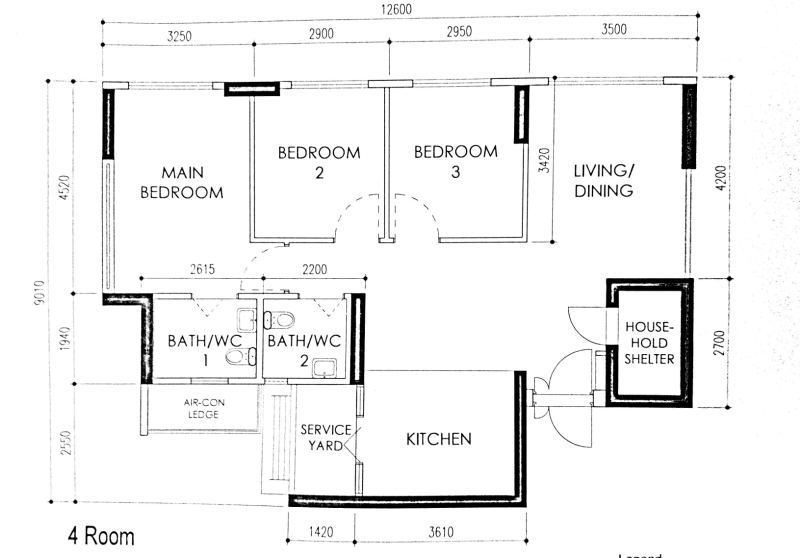
#> input picture Images/floorplan.jpeg, 1600 x 1116 px (shown at 1/2 size)
$ python -i detect.py   (imports and definitions only)
#> lines starting #> are read from the running program, lines starting #| are printed output that depends on the picture; after the words box and inside, x2 and y2 are one past the last pixel; in counts of white or black regions, pixels touching at a corner belong together
import cv2
import numpy as np

# TODO: detect windows
# TODO: detect doors
# Calculate (actual) size of appartment
# TODO: text detection

"""
Detect
This file contains functions used when detecting and calculating shapes in images.

FloorplanToBlender3d
Copyright (C) 2019 Daniel Westberg
"""

# [50 lines left out: functions wall_filter, detectPreciseBoxes, not called in this run]

def remove_noise(img, noise_removal_threshold):
    """
    Remove noise from image and return mask
    Help function for finding room
    @Param img @mandatory image to remove noise from
    @Param noise_removal_threshold @mandatory threshold for noise
    @Return return new mask of image
    """
    img[img < 128] = 0
    img[img > 128] = 255
    contours, _ = cv2.findContours(~img, cv2.RETR_EXTERNAL, cv2.CHAIN_APPROX_SIMPLE)
    mask = np.zeros_like(img)
    for contour in contours:
        area = cv2.contourArea(contour)
        if area > noise_removal_threshold:
            cv2.fillPoly(mask, [contour], 255)
    return mask

# [51 lines left out: functions find_corners_and_draw_lines, mark_outside_black, not called in this run]


def find_rooms(img, noise_removal_threshold=50, corners_threshold=0.01,
               room_closing_max_length=130,
               gap_in_wall_min_threshold=5000):

    """
    I have copied and changed this function some...

    origin from
    https://stackoverflow.com/questions/54274610/crop-each-of-them-using-opencv-python

    @param img: grey scale image of rooms, already eroded and doors removed etc.
    @param noise_removal_threshold: Minimal area of blobs to be kept.
    @param corners_threshold: Threshold to allow corners. Higher removes more of the house.
    @param room_closing_max_length: Maximum line length to add to close off open doors.
    @param gap_in_wall_threshold: Minimum number of pixels to identify component as room instead of hole in the wall.
    @return: rooms: list of numpy arrays containing boolean masks for each detected room
             colored_house: A colored version of the input image, where each room has a random color.
    """
    assert 0 <= corners_threshold <= 1
    # Remove noise left from door removal

    mask = remove_noise(img, noise_removal_threshold)
    img = ~mask

    find_corners_and_draw_lines(img,corners_threshold,room_closing_max_length)

    img, mask = mark_outside_black(img, mask)

    # Find the connected components in the house
    ret, labels = cv2.connectedComponents(img)
    img = cv2.cvtColor(img,cv2.COLOR_GRAY2RGB)
    unique = np.unique(labels)
    rooms = []
    for label in unique:
        component = labels == label
        if img[component].sum() == 0 or np.count_nonzero(component) < gap_in_wall_min_threshold:
            color = 0
        else:
            rooms.append(component)
            color = np.random.randint(0, 255, size=3)
        img[component] = color
    return rooms, img


# [63 lines left out: functions detectAndRemovePreciseBoxes, detectOuterContours, rectContains, not called in this run]


'''
Currently none used code below here!, outcommented to avoid confusion with contributors.
'''

# [45 lines left out: function find_details, not called in this run]

>>> import cv2
>>> picture = cv2.imread('../Images/floorplan.jpeg')
#> picture is the input picture: shape (1116, 1600, 3); min 0, max 255, mean 242
>>> result = find_rooms(picture)
#> in remove_noise, `img[img > 128] = 255`:
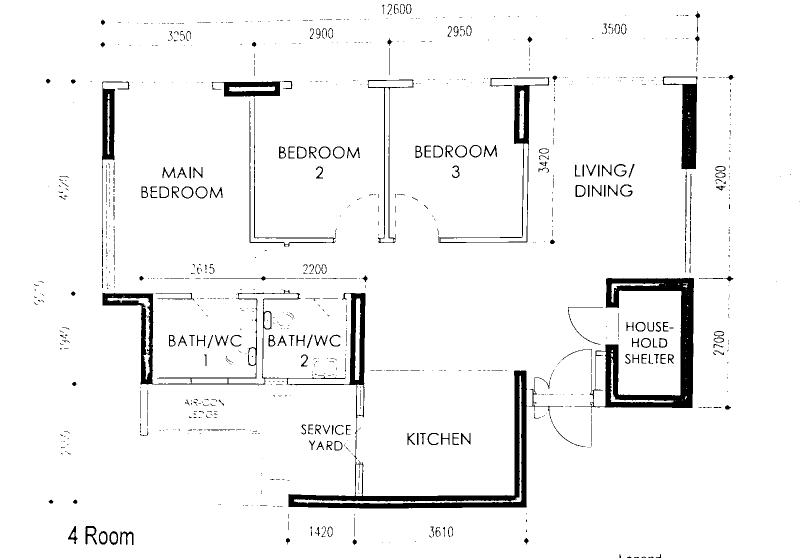
#> img: shape (1116, 1600, 3) (shown at 1/2 size); min 0, max 255, mean 243.1
#> (the run stopped early here; a loop or call above may not have finished)

$ run again, on Images/2d-3d.png
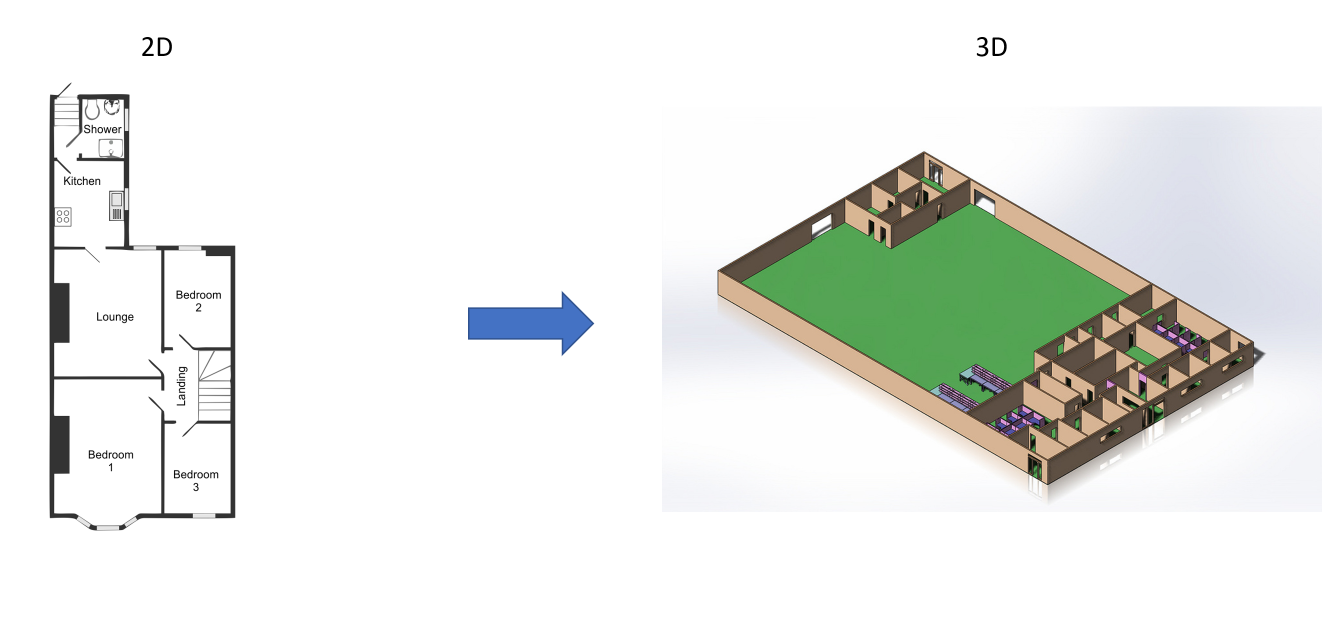
#> input picture Images/2d-3d.png, 2669 x 1263 px (shown at 1/2 size)
#> picture is the input picture: shape (1263, 2669, 3); mean B, G, R 232.4, 236.4, 233.5
#> in remove_noise, `img[img < 128] = 0`:
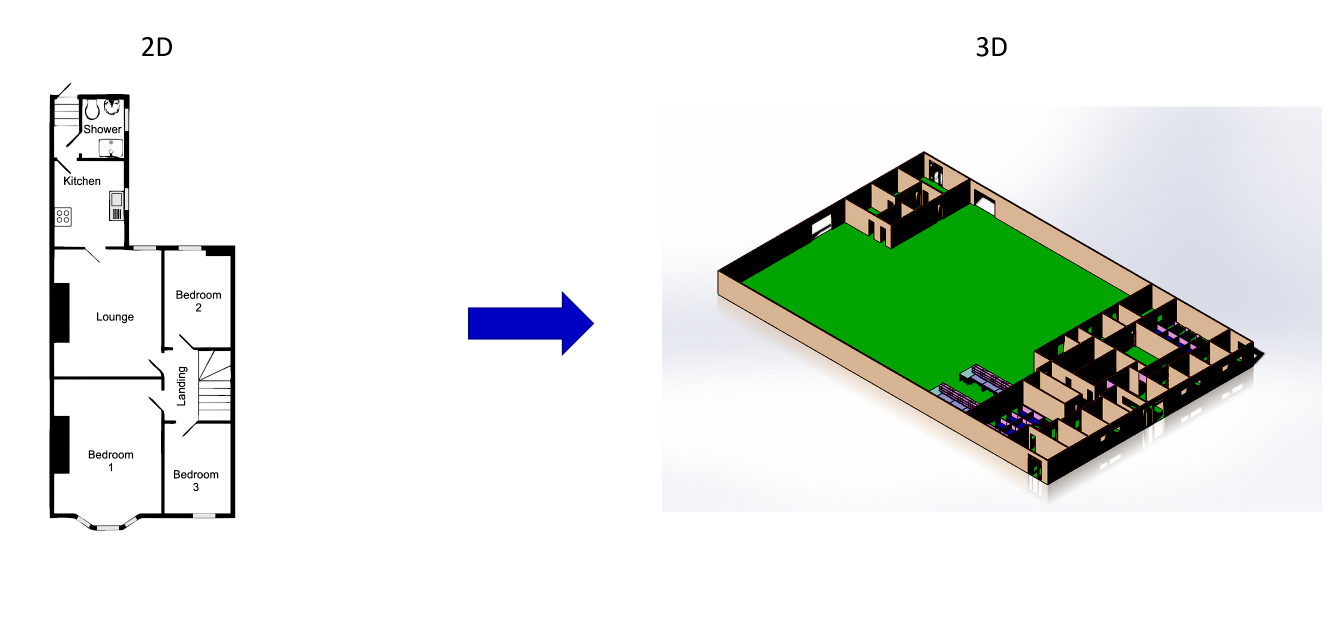
#> img: shape (1263, 2669, 3) (shown at 1/2 size); mean B, G, R 225.7, 232.8, 226
#> in remove_noise, `img[img > 128] = 255`:
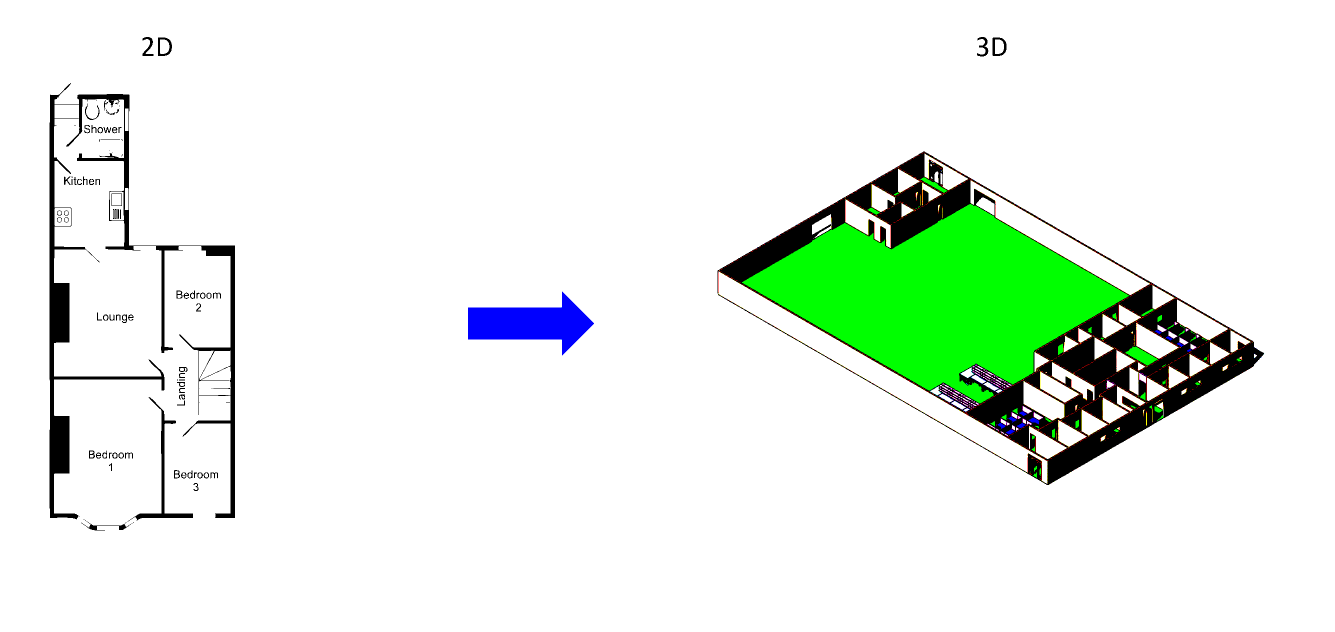
#> img: shape (1263, 2669, 3) (shown at 1/2 size); mean B, G, R 231.1, 242.1, 230.3

$ run again, on Images/door_2.png
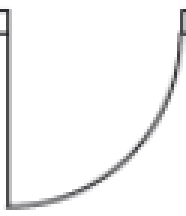
#> input picture Images/door_2.png, 186 x 216 px
#> picture is the input picture: shape (216, 186, 3); mean B, G, R 245.5, 245.3, 245.3
#> in remove_noise, `img[img < 128] = 0`:
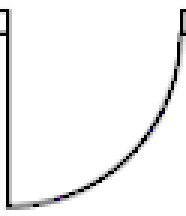
#> img: shape (216, 186, 3); mean B, G, R 242.6, 242.4, 242.5
#> in remove_noise, `img[img > 128] = 255`:
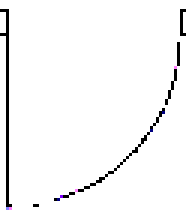
#> img: shape (216, 186, 3); 7.53% of pixels changed, all inside (x1, y1, x2, y2) = (0, 6, 186, 210)
